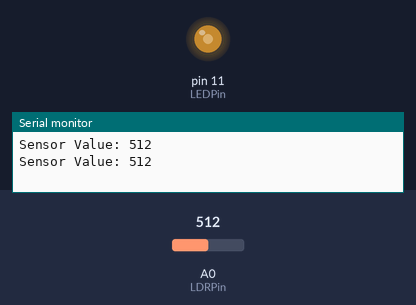
Bench run of a sketch on a simulated Arduino Uno, built with avr-gcc and run on an emulated ATmega328P. On the bench: output pins drawn as LEDs (lit = HIGH), the last lines printed to the serial monitor. The inputs (shaded band) are chosen by the test bench; at power-on: A0 (LDRPin) = 512.

Above: at 1.8 s.
1.9 s: A0 (LDRPin) set to 716
At 3.0 s:
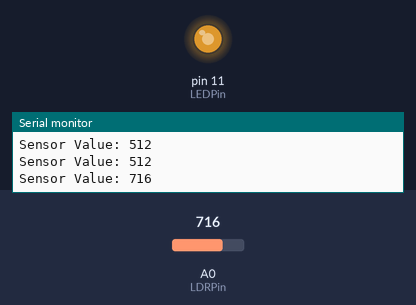
3.5 s: A0 (LDRPin) set to 900
At 4.5 s:
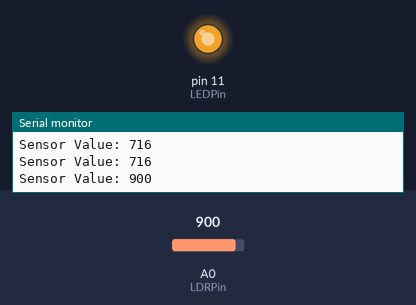
5.5 s: A0 (LDRPin) set to 122
At 7.2 s:
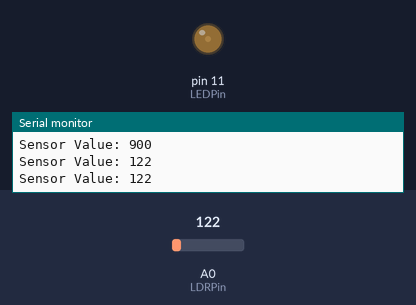
7.5 s: A0 (LDRPin) set to 0
At 8.8 s:
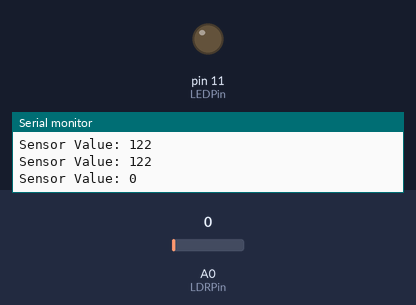
9.5 s: A0 (LDRPin) set to 511
At 10.3 s:
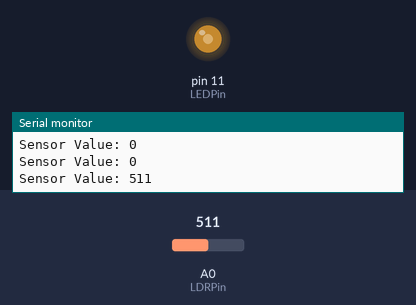
Timing chart, 0 to 12.5 s (numbered marks = the images above; inputs shaded):
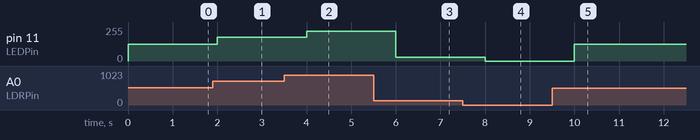

The sketch:

Task1.2P.ino
```cpp
// THIS IS NOT THE ONLY VERSION OF TASK 1.2P
// THERE IS ANOTHER THAT USES A LIBRARY TINKERCAD DOES NOT HAVE WITH BETTER INTERRUPTS
// DUE TO NOT HAVING THE PHYSICAL COMPONENTS I CANNOT SUBMIT IT AS I CANNOT DEMONSTRATE IT WORKS
// https://github.com/LoganT101/SIT315/tree/main OTHER VERSION FOUND IN REPO UNDER MODULE 1

// initialise pins
int LDRPin = A0;
int LEDPin = 11;

// initialise sensor reading
int LDRValue = 0;

// setup
void setup()
{
  pinMode(LDRPin, INPUT);
  pinMode(LEDPin, OUTPUT);

  Serial.begin(9600);

  // setup timer interrupt
  startTimer();
}

void loop()
{
}

// setup timer
void startTimer() {
  noInterrupts();
  // configure timer
  TCCR1A = 0; // clear control registers
  TCCR1B = 0;
  TCNT1 = 0; // initialise counter

  // set compare match register for 1Hz
  OCR1A = 15624; // (16*10^6) / (1024*1) - 1 (must be <65536)

  // enable CTC
  TCCR1B |= (1 << WGM12);

  // set CS10 and CS12 bits for 1024 prescaler
  TCCR1B |= (1 << CS12) | (1 << CS10);

  // enable timer compare interrupt
  TIMSK1 |= (1 << OCIE1A);
  interrupts();
}

// interrupt
ISR(TIMER1_COMPA_vect) {
  // read sensor
  LDRValue = analogRead(LDRPin);

  // print sensor value
  Serial.println("Sensor Value: " + String(LDRValue));

  // map sensor value to LED
  analogWrite(LEDPin, map(LDRValue, 0, 1023, 0, 255));
}
```

Measured:
- after the input at 1.9 s, pin 11 (LEDPin): 127/255 → 178/255 after 0.10 s
- after the input at 3.5 s, pin 11 (LEDPin): 178/255 → 224/255 after 0.50 s
- after the input at 5.5 s, pin 11 (LEDPin): 224/255 → 30/255 after 0.50 s
- after the input at 7.5 s, pin 11 (LEDPin): 30/255 → 0/255 after 0.50 s
- after the input at 9.5 s, pin 11 (LEDPin): 0/255 → 127/255 after 0.50 s
